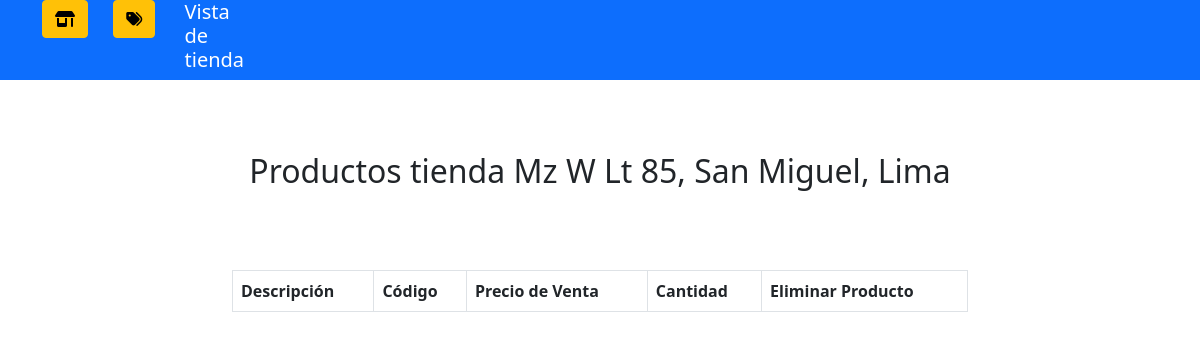
Screenshot of /verTienda/3/ with the database file from the repository.
### tiendas/models.py (models this page shows, shortened)
class tiendaInfo(models.Model):
    direccion = models.CharField(max_length=32, blank=True, null=True)
    provincia = models.CharField(max_length=32, blank=True, null=True)
    region = models.CharField(max_length=32, blank=True, null=True)
    fechaCreacion = models.CharField(max_length=32, blank=True, null=True)
    telefonoContacto = models.CharField(max_length=32, blank=True, null=True)

### tiendas/views.py (the view)
# urls.py: path('verTienda/<str:idTienda>/', views.verTienda, name='verTienda'),
def verTienda(request, idTienda):
    cache.set('idTienda',idTienda)
    tiendaSeleccionada = tiendaInfo.objects.get(id=idTienda)
    productosTienda = tiendaSeleccionada.productoinfo_set.all().order_by('id')
    context = {
        'tiendaSeleccionada': tiendaSeleccionada,
        'productosTot': productosTienda
    }
    return render(request, 'verTienda.html', context)

### tiendas/templates/verTienda.html (shortened to what this page needs)
{% load static %}
<!DOCTYPE html>
<html>
    <head>
        <link href="https://cdn.jsdelivr.net/npm/bootstrap@5.0.2/dist/css/bootstrap.min.css" rel="stylesheet">
        <link rel="stylesheet" href="https://cdnjs.cloudflare.com/ajax/libs/font-awesome/6.3.0/css/all.min.css" />
    </head>
    <body>
        <div class="bg-primary">
            <div class="container">
                <div class="row">
                    <div class="col-3 text-white">
                        <div class="row">
                            <div class="col-3" >
                                <a class="btn btn-warning" href="{% url 'tiendas:gestionTienda' %}"><i class="fa-solid fa-shop"></i></a>
                            </div>
                            <div class="col-3">
                                <a class="btn btn-warning" href="{% url 'tiendas:productos' %}"><i class="fa-solid fa-tags"></i></a>
                            </div>
                            <div class="col-3">
                                <h5>Vista de tienda</h5>
                            </div>
                        </div>
                    </div>
                </div>
            </div>
        </div>
        <br>
        <div class="mt-5 text-center">
            <h2>Productos tienda {{ tiendaSeleccionada.direccion }}, {{ tiendaSeleccionada.provincia }}, {{ tiendaSeleccionada.region }}</h2>
        </div>
        <br>
        <div class="mt-5 container">
            <div class="row justify-content-center">
                <div class="col-8">
                    <table class="table table-bordered">
                        <thead>
                            <th>Descripción</th>
                            <th>Código</th>
                            <th>Precio de Venta</th>
                            <th>Cantidad</th>
                            <th>Eliminar Producto</th>
                        </thead>
                    </table>
                </div>
            </div>
        </div>
    </body>
</html>

### rows the page displays
tiendaInfo: direccion "Mz W Lt 85", provincia "San Miguel", region "Lima"
